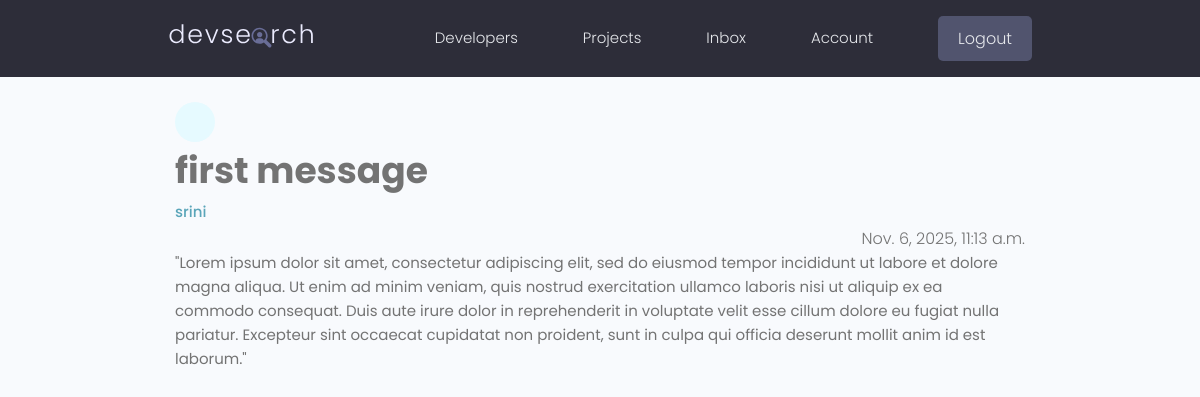
Screenshot of /message/8ec8f53aa5824284a31a19e38e78969e/ (signed in) with the database file from the repository.
### users/models.py (models this page shows, shortened)
class Message(models.Model):
    sender = models.ForeignKey(
        Profile, related_name="sent_messages", on_delete=models.SET_NULL, null=True)
    recipient = models.ForeignKey(Profile, related_name="messages", on_delete=models.SET_NULL, null=True,blank=True)
    name = models.CharField(max_length=255, null=True, blank=True)
    email = models.EmailField(max_length=255, null=True, blank=True)
    subject = models.CharField(max_length=255, null=True, blank=True)
    body = models.TextField(null=True, blank=True)
    is_read = models.BooleanField(default=False, null=True)
    created = models.DateTimeField(auto_now_add=True)
    id = models.UUIDField(default=uuid.uuid4, unique=True,
                           primary_key=True, editable=False)
    class Meta:
        ordering = ['is_read', '-created']

class Profile(models.Model):
    user = models.OneToOneField(User, on_delete=models.CASCADE, null=True, blank=True)
    name = models.CharField(max_length=200, null=True, blank=True)
    email = models.EmailField(max_length=500, null=True, blank=True)
    username = models.CharField(max_length=200, null=True, blank=True)
    location = models.CharField(max_length=200, null=True, blank=True)
    short_intro = models.CharField(max_length=200, null=True, blank=True)
    bio = models.TextField(null=True, blank=True)
    profile_image = models.ImageField(null=True, blank=True, upload_to='profiles/', default="profiles/user-default.png")
    social_github = models.CharField(max_length=200, null=True, blank=True)
    social_twitter = models.CharField(max_length=200, null=True, blank=True)
    social_linkedin = models.CharField(max_length=200, null=True, blank=True)
    social_youtube = models.CharField(max_length=200, null=True, blank=True)
    social_website = models.CharField(max_length=200, null=True, blank=True)
    created = models.DateTimeField(auto_now_add=True)
    id = models.UUIDField(default=uuid.uuid4, unique=True, primary_key=True, editable=False)

### users/views.py (the view)
# urls.py: path('message/<str:pk>/', views.viewMessage, name="message"),
@login_required(login_url='login')
def viewMessage(request, pk):
    try:
        message = Message.objects.get(id=pk)
        profile = _get_or_create_profile(request.user)
        if message.recipient == profile:
            message.is_read = True
            message.save()
            context = {'message': message}
            return render(request, 'users/message.html', context)
        else:
            messages.error(request, 'You do not have permission to view this message')
            return redirect('inbox')
    except Message.DoesNotExist:
        messages.error(request, 'Message not found')
        return redirect('inbox')

### users/views.py (called while the page is built)
def _get_or_create_profile(user):
    if not user:
        return None
    profile, created = Profile.objects.get_or_create(
        user=user,
        defaults={
            'username': getattr(user, 'username', '') or '',
            'email': getattr(user, 'email', '') or '',
            'name': (user.get_full_name() or user.first_name) if hasattr(user, 'get_full_name') else getattr(user, 'first_name', '')
        }
    )
    return profile

### users/templates/users/message.html (shortened to what this page needs)
{% extends "main.html" %}
{% block content %}
<main class="messagePage my-xl">
    <div class="content-box">
        <div class="message">
            <a class="backButton" href="{% url 'inbox' %}"></a>
            <h2 class="message__subject">{{ message.subject }}</h2>
            <a href="{% url 'user-profile' message.sender.id %}" class="message__author">{{ message.sender.name }}</a>
            <p class="message__date">{{ message.created }}</p>
            <div class="message__body">
                {{ message.body|linebreaksbr }}
            </div>
        </div>
    </div>
{% endblock content %}

### static/styles/app.css (style rules this page uses)
:root { --color-sub: #2d2d39; }
.content-box { width: 95%; max-width: 85rem; margin: 0 auto; }
.message { padding: 2.5rem 0; }
.message > a { display: flex; gap: 1rem; }
.message__author, .message__date { flex-basis: 25%; }
.message__subject { flex-basis: 50%; }
.message__date { text-align: right; }
.backButton { background: var(--color-main-light); color: var(--color-main); width: 4rem; height: 4rem; display: flex; align-items: center; justify-content: center; border-radius: 50%; }

### static/uikit/styles/modules/_variables.css (style rules this page uses)
:root { --color-main: #5aa5b9; --color-main-light: #e6faff; --color-sub: #3f4156; --color-sub-light: #51546e; --color-sub-lighter: #ededfd; --color-text: #737373; --color-gray: #8b8b8b; --color-light: #e5e7eb; --color-light-gray: #767676; --color-bg: #f8fafd; --color-white: #fffefd; --color-white-light: #f3f3f3; --color-success: #359e64; --color-success-bg: #def8e8; --color-error: #fc4b0b; --color-error-bg: #fff2ee; --font-base: 'Poppins', arial, helvetica, 'Segoe UI', roboto, ubuntu, sans-serif; --font-monospace: 'Fira Code', 'Courier New', courier, monospace; --font-regular: 300; --font-medium: 500; --font-bold: 700; --generic-shadow: 1px 1px 5px #00000010; --generic-transition: all 0.3s ease-in-out; }

### static/uikit/styles/modules/_base.css (style rules this page uses)
* { margin: 0; padding: 0; box-sizing: border-box; text-rendering: optimizeLegibility; color: inherit; font-size: inherit; }
html { font-size: 50%; }
@media only screen and (min-width: 480px) { html { font-size: 56.25%; } }
@media only screen and (min-width: 1200px) { html { font-size: 62.5%; } }
body { line-height: 1.6; font-weight: 400; font-size: 1.5rem; color: var(--color-text); background-color: var(--color-bg); min-height: 100vh; }

### static/uikit/styles/modules/_typography.css (style rules this page uses)
* { font-family: var(--font-base); }
h2 { font-size: 3.6rem; font-weight: var(--font-bold); }
p, span, strong { font-size: 1.6rem; color: var(--color-text); font-weight: var(--font-regular); }
a { padding-bottom: 2px; text-decoration: none; display: inline-block; color: var(--color-main); font-weight: var(--font-medium); }

### rows the page displays
Message: subject "first message", sender.name "srini", created "Nov. 6, 2025, 11:13 a.m.", body "\"Lorem ipsum dolor sit amet, consectetur adipiscing elit, sed do eiusmod tempor incididunt ut labore et dolore magna aliqua. Ut enim ad minim veniam, quis nostrud exercitation ullamco laboris nisi ut aliquip ex ea commodo consequat. Duis aute irure dolor in reprehenderit in voluptate velit esse cillum dolore eu fugiat nulla pariatur. Excepteur sint occaecat cupidatat non proident, sunt in culpa qui officia deserunt mollit anim id est laborum.\""
